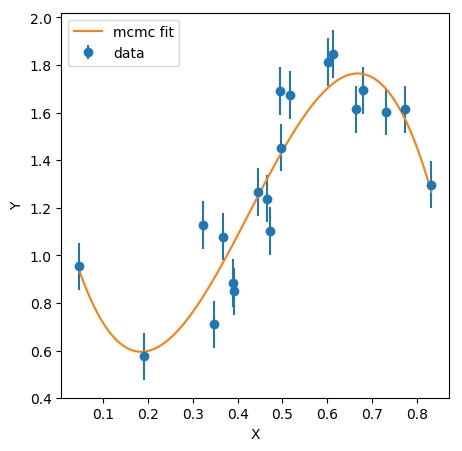

Python code for this plot:
import os
import numpy as np
import matplotlib.pyplot as plt


filename = "fit_mcmc.cpp"

#define los nombres de los archivos
execname = filename.split(".")[0]+".x"
dataname = filename.split(".")[0]+".dat"
plotname = filename.split(".")[0]+".png"

# compila
a = os.system("g++ {} -o {}".format(filename, execname))

# ejecuta
a = os.system("./{} > {}".format(execname, dataname))

# lee los datos observacionales
x = np.loadtxt("valores_x.txt")
y = np.loadtxt("valores_y.txt")

# lee los datos del montecarlo
mcmc_data = np.loadtxt(dataname)

#calcula la media de cada columna
params = np.mean(mcmc_data, axis=0)

# a partir de esos resultados calcula el fit
def model(x, params):
    y = np.zeros(len(x))
    for i in range(len(params)):
        y = y + (params[i] * x**i)
    return y
x_model = np.linspace(x.min(), x.max(), 100)
y_model = model(x_model, params)

# prepara la grafica
plt.figure(figsize=(5,5))
plt.errorbar(x, y, yerr=0.1, fmt='o', label='data')
plt.plot(x_model, y_model, label='mcmc fit')
plt.xlabel('X')
plt.ylabel('Y')
plt.legend()
plt.savefig(plotname, bbox_inches='tight')
